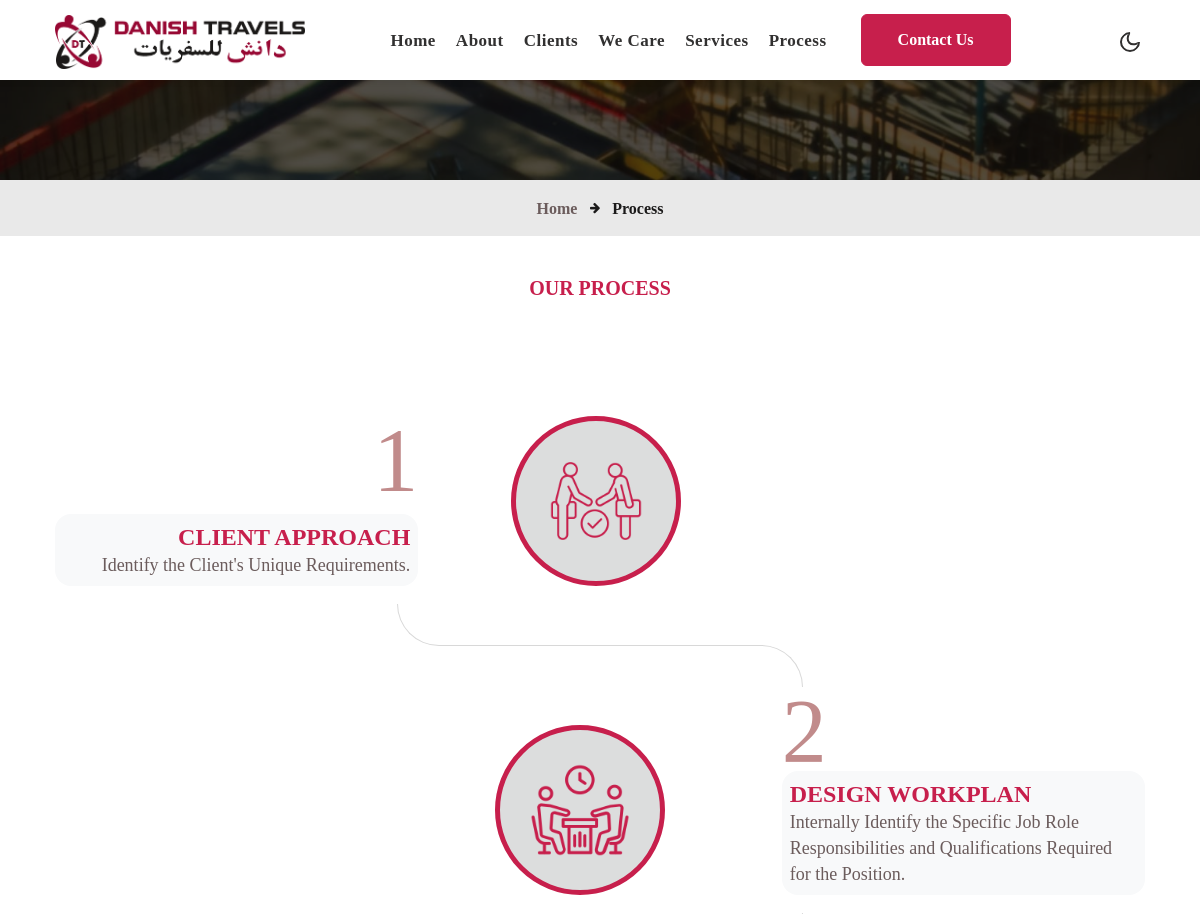
Page /process/ (upper part) on the earlier database version.
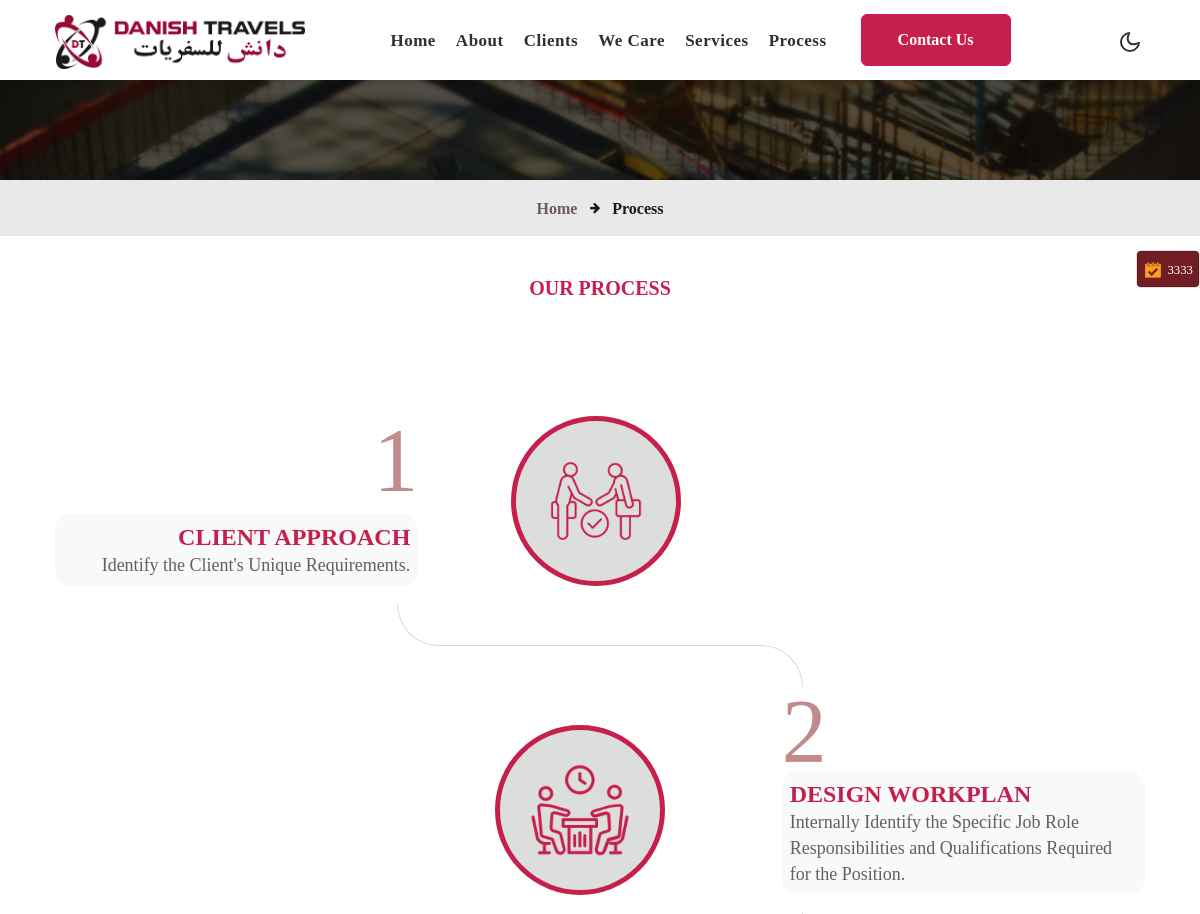
Same page on the later database version.
### cont_us/models.py (models this page shows, shortened)
class process_info(models.Model):
    title = models.CharField(max_length=999)
    about = models.TextField(max_length=9999)
    Enable = models.BooleanField(default=True)
    position = models.IntegerField(blank=True, null=True)
    slug = models.SlugField(max_length=999, blank=True, null=True)
    img = models.ImageField(upload_to='svg_images/')
    class Meta:
        verbose_name = 'process_info'
        verbose_name_plural = 'Process'

class side_bar(models.Model):
    thumbnail = models.ImageField(upload_to="side_bar")
    name = models.CharField(max_length=999)
    url = models.CharField(max_length=999)
    class Meta:
        verbose_name = 'side_bar'
        verbose_name_plural = 'side_bar'

### cont_us/views.py (the view)
# urls.py: path('process/', process_info_view,name='process'),
def process_info_view(request):
    process_ss= process_info.objects.filter(Enable=1).all().order_by('position')
    context = {'object':process_ss }
    return render(request, 'process.html', context)

### cont_us/templatetags/custom_filters.py (called while the page is built)
@register.filter(name='services_list')
def services_list(value):
    services = Service.objects.filter(Enable=1).order_by('position')
    return services

@register.filter(name='side_bar_list')
def side_bar_list(ee):
    side = side_bar.objects.all()
    return side

### templates/process.html (shortened to what this page needs)
{% extends 'base.html' %}
{% load crispy_forms_tags %}
{% block body %}
  <div class="inner-banner"></div>
  <section class="w3l-breadcrumb">
    <div class="container">
      <ul class="breadcrumbs-custom-path">
        <li>
          <a href="#url">Home</a>
        </li>
        <li class="active">
          <span class="fa fa-arrow-right mx-2" aria-hidden="true"></span> Process
        </li>
      </ul>
    </div>
  </section>
<div class="container py-3">
    <div class="contacts-main  py-md-4 title-content text-center">
        <h3 class="sub-titlehny">Our Process</h3>
    </div>
    <ol class="step-list py-5">
        {% for i in object %}
        <li class="step-list__item">
            <div class="step-list__item__inner">
                <div class="content">
                    <div class="body rounded-4 bg-light p-2">
                        <h2 class="color_prim"><b>{{ i.title }}</b></h2>
                        <p>{{ i.about }}</p>
                    </div>
                    <div class="icon">
                             <img src="/media/{{ i.img }}" alt="Check"  />
                    </div>
                </div>
            </div>
        </li>
        {% endfor %}
    </ol>
</div>
  {% endblock %}

### templates/base.html (shortened to what this page needs)
<!DOCTYPE html>
<html lang="en">
  <head>
    <link href="https://fonts.cdnfonts.com/css/toxigenesis" rel="stylesheet">
    <link rel="stylesheet" href="https://cdnjs.cloudflare.com/ajax/libs/animate.css/4.1.1/animate.min.css" />
    <link href="https://cdn.jsdelivr.net/npm/bootstrap@5.3.2/dist/css/bootstrap.min.css" rel="stylesheet" />
    <link rel="stylesheet" href="/media/assets/css/style-starter.css" />
  </head>
  <body>
    <div id="content">
      {% include 'navbar.html' %}
      {% block body %}
      {% endblock %}
    </div>
    {% load custom_filters %}
    <div class="fixed-button">
      <ul class="list-group">
        {% for i in custom_filters|side_bar_list %}
        <li class="list-group-item" style="padding: 0;background-color:#fff0">
          <div class="card" style="background:#721c24;">
            <div class="card-body text-center" style="padding: 5px;">
              <a style="text-decoration:none;" class="text-white" href="{{ i.url }}">
                <img src="/media/{{ i.thumbnail }}" height="20" width="20">
                <small class="text-white">{{ i.name }}</small>
              </a>
            </div>
          </div>
        </li>
        {% endfor %}
      </ul>
  </div>
  </body>
</html>

### templates/navbar.html (shortened to what this page needs)
{% load custom_filters %}
<header id="site-header" class="fixed-top  fixed-top   nav-fixed ">
    <div class="container">
       <nav class="navbar navbar-expand-lg navbar-dark stroke">
            <h1>
                <a class="navbar-brand" href="{% url 'index' %}" style="font-family: 'Toxigenesis';font-size:1.69rem">
                    <img src="/media/assets/images/Pi7_Tool_8aQM2c.png" id='nav_img' alt="Navbar Image" class="img-fluid "  width="250" height="250"  >
                </a>
            </h1>
          <div class="collapse navbar-collapse" id="navbarTogglerDemo02">
             <ul class="navbar-nav mx-lg-auto">
                <li class="nav-item">
                   <a class="nav-link" href="{% url  'index'%}">Home <span class="sr-only">(current)</span></a>
                </li>
                <li class="nav-item dropdown">
                   <a class="nav-link dropdown-toggle" href="{% url  'about'%}" role="button" data-bs-toggle="dropdown"
                      aria-expanded="false">
                      About
                   </a>
                </li>
                <li class="nav-item">
                   <a class="nav-link" href="{% url  'client'%}">Clients</a>
                </li>
                <li class="nav-item dropdown">
                   <a class="nav-link dropdown-toggle" href="{% url  'Emp'%}" role="button" data-bs-toggle="dropdown"
                      aria-expanded="false">
                      We Care
                   </a>
                </li>
                <li class="nav-item dropdown text-left" >
                    <a class="nav-link dropdown-toggle" id="service_drop" href="{% url 'service' %}" role="button" data-toggle="dropdown" aria-expanded="false">
                        Services
                    </a>
                </li>
                <li class="nav-item">
                   <a class="nav-link" href="{% url  'process'%}">Process</a>
                </li>
                <li class="top-quote ml-lg-4 mt-lg-0 mt-3">
                   <a href="{% url  'cont'%}" class="btn btn-style btn-primary">Contact Us</a>
                </li>
             </ul>
          </div>
          <div class="mobile-position">
             <nav class="navigation">
                <div class="theme-switch-wrapper">
                   <label class="theme-switch" for="checkbox">
                      <div class="mode-container py-1">
                         <i class="gg-moon"></i>
                      </div>
                   </label>
                </div>
             </nav>
          </div>
       </nav>
    </div>
 </header>

### templates/base.html (style rules this page uses)
.navbar-nav .nav-item::before { content: ""; position: absolute; top: 0; left: 0; width: 0; height: 3px; background-color: #c71f4c; transition: width 0.6s ease; }
.fixed-button { position: fixed; top: 250px; right: 0px; z-index: 1000; max-width: 84px; }

### templates/process.html (style rules this page uses)
.step-list { margin: 0; padding: 0; list-style-type: none; }
.step-list__item { counter-increment: step-counter; position: relative; color: #c71f4c; }
.step-list__item:before { content: counter(step-counter); font-weight: 300; color: #c71f4c; }
.step-list__item h2 { font-size: 24px; line-height: 30px; }
.step-list__item .icon { border-radius: 50%; display: block; flex: 0 0 auto; overflow: hidden; padding: 10px; box-sizing: content-box; border: 5px solid #c71f4c; }
.step-list__item .icon img { width: 100%; height:100%; }
.step-list__item .body { font-size: 12px; line-height: 18px; }
.step-list__item .content { display: flex; flex-direction: row; padding-bottom: 18px; }
.step-list__item:first-child .icon { background: #DCDDDD; }
.step-list__item:nth-child(2) .icon { background: #DCDDDD; }
.step-list__item .icon { background: #DCDDDD; }
.step-list__item:nth-child(odd) .content { justify-content: flex-start; }
.step-list__item:nth-child(even) .content { justify-content: flex-end; }
.step-list__item:first-child > .step-list__item__inner:before { content: none; }
.step-list__item + li { margin-top: 84px; }
.step-list__item + li > div { margin-top: -1px; }
@media screen and (min-width: 601px) { .step-list__item:before { content: counter(step-counter); position: absolute; font-size: 90px; line-height: 1; font-weight: 300; color: #c18b8b; } }
@media screen and (min-width: 601px) { .step-list__item .icon { width: 100px; height: 100px; padding: 30px; } }
@media screen and (min-width: 601px) { .step-list__item .body { flex: 0 1 33.3333%; margin-top: 84px; } }
@media screen and (min-width: 601px) { .step-list__item .content { align-items: flex-end; } }
@media screen and (min-width: 601px) { .step-list__item > .step-list__item__inner { position: relative; } }
@media screen and (min-width: 601px) { .step-list__item > .step-list__item__inner:before, .step-list__item > .step-list__item__inner:after { border-width: 0px; border-style: solid; border-color: #d8d8d8; display: block; content: ""; position: absolute; height: 42px; width: calc( 33.3333% - 42px ); } }
@media screen and (min-width: 601px) { .step-list__item:nth-child(odd) > .step-list__item__inner { text-align: right; } }
@media screen and (min-width: 601px) { .step-list__item:nth-child(odd) > .step-list__item__inner:before, .step-list__item:nth-child(odd) > .step-list__item__inner:after { border-left-width: 1px; left: calc( 33.3333% - 21px ); } }
@media screen and (min-width: 601px) { .step-list__item:nth-child(odd) > .step-list__item__inner:before { border-top-width: 1px; border-top-left-radius: 42px; margin-top: -42px; } }
@media screen and (min-width: 601px) { .step-list__item:nth-child(odd) > .step-list__item__inner:after { border-bottom-width: 1px; border-bottom-left-radius: 42px; margin-bottom: -42px; } }
@media screen and (min-width: 601px) { .step-list__item:nth-child(odd):before { left: 0; margin-left: 33.3333%; transform: translateX(-100%); } }
@media screen and (min-width: 601px) { .step-list__item:nth-child(odd) .icon { margin-left: 93px; } }
@media screen and (min-width: 601px) { .step-list__item:nth-child(even) > .step-list__item__inner:before, .step-list__item:nth-child(even) > .step-list__item__inner:after { border-right-width: 1px; right: calc( 33.3333% - 21px ); } }
@media screen and (min-width: 601px) { .step-list__item:nth-child(even) > .step-list__item__inner:before { border-top-width: 1px; border-top-right-radius: 42px; margin-top: -42px; } }
@media screen and (min-width: 601px) { .step-list__item:nth-child(even) > .step-list__item__inner:after { border-bottom-width: 1px; border-bottom-right-radius: 42px; margin-bottom: -42px; } }
@media screen and (min-width: 601px) { .step-list__item:nth-child(even):before { right: 0; margin-right: 33.3333%; transform: translateX(100%); } }
@media screen and (min-width: 601px) { .step-list__item:nth-child(even) .icon { margin-right: 117px; } }
@media screen and (min-width: 601px) { .step-list__item:nth-child(even) .body { order: 1; } }

Differences in the rows shown:
added side_bar: thumbnail (picture), name "3333"
